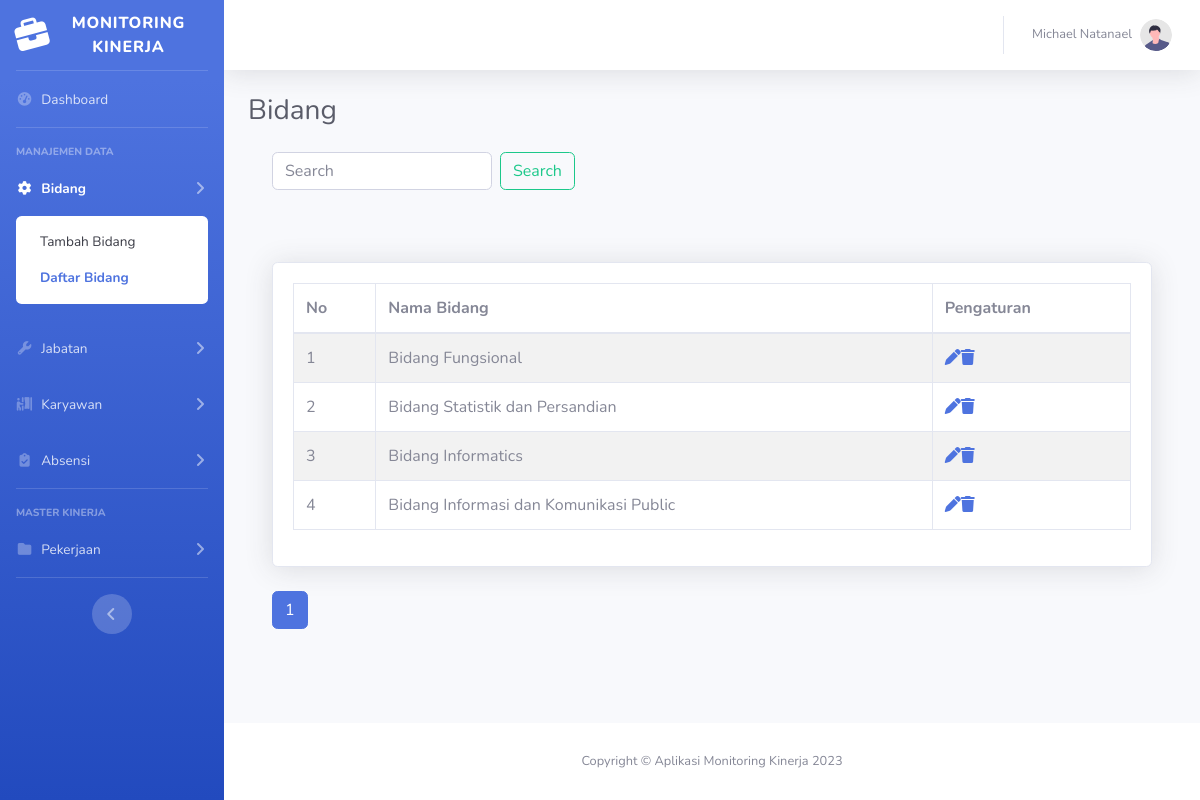
Screenshot of /bidang.php (signed in) with the database file from the repository.
### tables this page shows
CREATE TABLE `bidang` (
  `idBidang` int(11) NOT NULL,
  `nama_bidang` varchar(255) NOT NULL
);

### bidang.php (the view, shortened to what this page needs)
<?php
require('functions.php');
?>
<!DOCTYPE html>
<html lang="en">
<head>
    <link href="vendor/fontawesome-free/css/all.min.css" rel="stylesheet" type="text/css">
    <link href="css/sb-admin-2.min.css" rel="stylesheet">
</head>
<body id="page-top">
    <div id="wrapper">
        <?php
        include "template/sidebar_v.php";
        ?>
        <div id="content-wrapper" class="d-flex flex-column">
            <div id="content">
                <?php
                include "template/topbar_v.php";
                ?>
                <div class="container-fluid">
                    <div class="d-sm-flex align-items-center justify-content-between mb-4">
                        <h1 class="h3 mb-0 text-gray-800">Bidang</h1>
                    </div>
                    <div class="wrapper">
                        <div class="container-fluid">
                            <div class="row">
                                <div class="col-md-12">
                                    <form class="form-inline pull-right" method="get">
                                        <input class="form-control mr-sm-2" type="search" name="search"
                                            placeholder="Search" aria-label="Search">
                                        <button class="btn btn-outline-success my-2 my-sm-0"
                                            type="submit">Search</button>
                                    </form>
                                    <br><br><br>
                                    <?php
                                    require_once "config.php";
                                    $batas = 5;
                                    $halaman = @$_GET['halaman'];
                                    if (empty($halaman)) {
                                        $posisi = 0;
                                        $halaman = 1;
                                    } else {
                                        $posisi = ($halaman - 1) * $batas;
                                    }
                                    if (isset($_GET['search'])) {
                                        $search = $_GET['search'];
                                        $sql = "SELECT * FROM bidang WHERE nama_bidang LIKE '%$search%' ORDER BY idBidang ASC LIMIT $posisi, $batas";
                                    } else {
                                        $sql = "SELECT * FROM bidang ORDER BY idBidang ASC LIMIT $posisi, $batas";
                                    }
                                    if ($result = mysqli_query($link, $sql)) {
                                        if (mysqli_num_rows($result) > 0) {
                                            ?>
                                            <div class="card shadow mb-4">
                                                <div class="card-body">
                                                    <table class="table table-bordered table-striped">
                                                        <thead>
                                                            <tr>
                                                                <th>No</th>
                                                                <th>Nama Bidang</th>
                                                                <th>Pengaturan</th>
                                                            </tr>
                                                        </thead>
                                                        <tbody>
                                                            <?php
                                                            $i = 1 + $posisi;
                                                            while ($row = mysqli_fetch_array($result)) {
                                                                ?>
                                                                <tr>
                                                                    <td>
                                                                        <?= $i ?>
                                                                    </td>
                                                                    <td><?= $row['nama_bidang'] ?></td>
                                                                    <td>
                                                                        <?php
                                                                        echo "<a href='update_bidang.php?id=" . $row['idBidang'] . "' title='Update record' data-toggle='tooltip'><span class='fas fa-pen'>
                                                            </span></a>";
                                                                        echo "<a href='delete_bidang.php?id=" . $row['idBidang'] . "' title='Delete record' data-toggle='tooltip'><span class='fas fa-trash'>
                                                            </span></a>";
                                                                        ?>
                                                                    </td>
                                                                </tr>
                                                                <?php
                                                                $i++;
                                                            }
                                                            ?>
                                                        </tbody>
                                                    </table>
                                                </div>
                                            </div>
                                            <ul class="pagination">
                                                <?php
                                                if (isset($_GET['search'])) {
                                                    $search = $_GET['search'];
                                                    $query2 = "SELECT * FROM bidang WHERE nama_bidang LIKE '%$search%' ORDER BY idBidang ASC";
                                                } else {
                                                    $query2 = "SELECT * FROM bidang ORDER BY nama_bidang ASC";
                                                }
                                                $result2 = mysqli_query($link, $query2);
                                                $jmldata = mysqli_num_rows($result2);
                                                $jmlhalaman = ceil($jmldata / $batas);
                                                for ($i = 1; $i <= $jmlhalaman; $i++) {
                                                    if ($i != $halaman) {
                                                        if (isset($_GET['search'])) {
                                                            $search = $_GET['search'];
                                                            echo "<li class='page-item'><a class='page-link' href='bidang.php?halaman=$i&search=$search'>$i</a></li>";
                                                        } else {
                                                            echo "<li class='page-item'><a class='page-link' href='bidang.php?halaman=$i'>$i</a></li>";
                                                        }
                                                    } else {
                                                        echo "<li class='page-item active'><a class='page-link' href='#'>$i</a></li>";
                                                    }
                                                }
                                                ?>
                                            </ul>
                                            <?php
                                        } else {
                                            ?>
                                            <p class="lead"><em>No records were found</em></p>
                                            <?php
                                        }
                                    } else {
                                        echo "ERROR: Could not able to execute $sql. " . mysqli_error($link);
                                    }
                                    ?>
                                </div>
                            </div>
                        </div>
                    </div>
                </div>
            </div>
            <?php
            include "template/footer_v.php";
            ?>
        </div>
    </div>
</body>
</html>

### rows the page displays
bidang: nama_bidang "Bidang Fungsional"
bidang: nama_bidang "Bidang Statistik dan Persandian"
bidang: nama_bidang "Bidang Informatics"
bidang: nama_bidang "Bidang Informasi dan Komunikasi Public"

### other values shown
$_SESSION['name'] "Michael Natanael"
